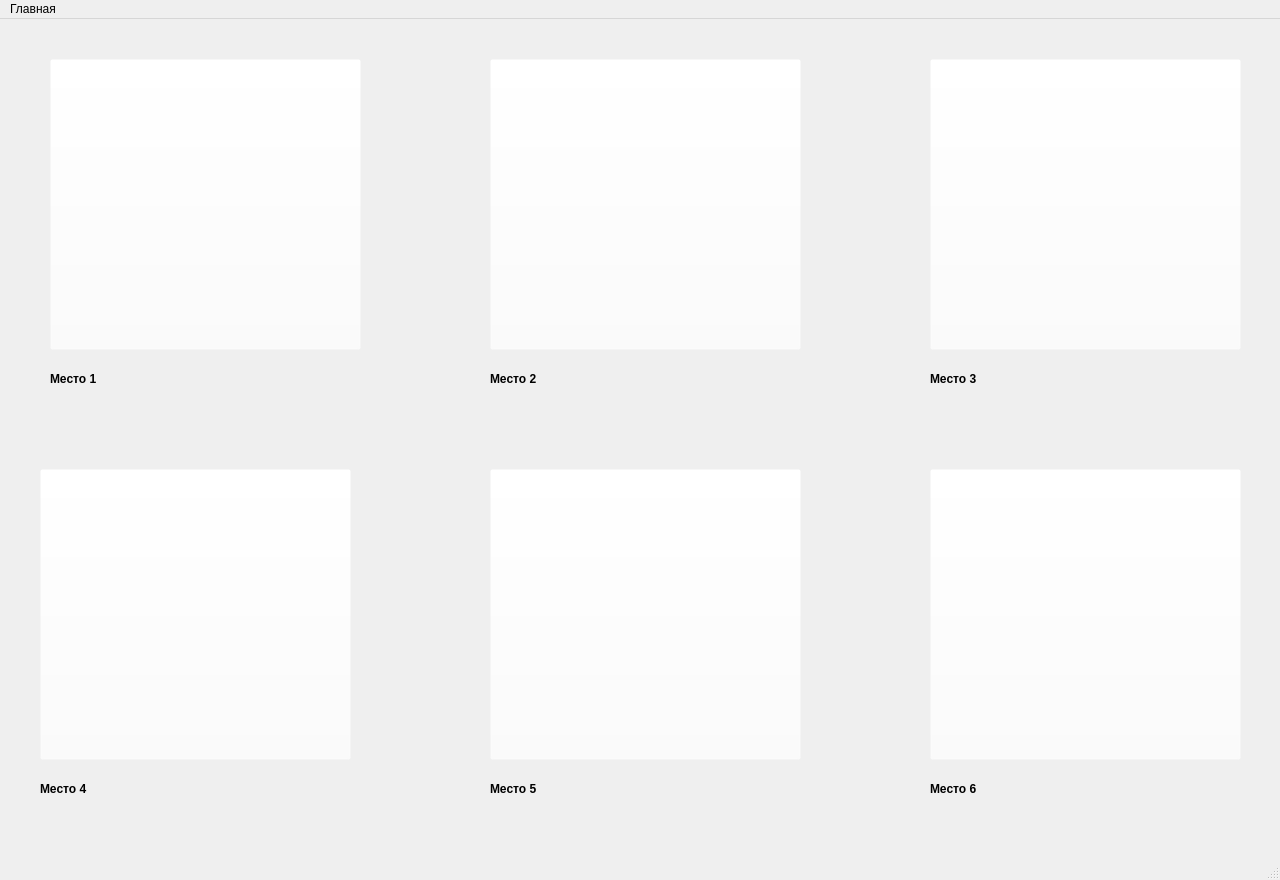
<?xml version="1.0" encoding="UTF-8"?>
<ui version="4.0">
 <class>MainWindow</class>
 <widget class="QMainWindow" name="MainWindow">
  <property name="geometry">
   <rect>
    <x>0</x>
    <y>0</y>
    <width>1280</width>
    <height>880</height>
   </rect>
  </property>
  <property name="windowTitle">
   <string>Club-Center</string>
  </property>
  <property name="windowIcon">
   <iconset>
    <normaloff>gaming.png</normaloff>gaming.png</iconset>
  </property>
  <property name="toolButtonStyle">
   <enum>Qt::ToolButtonFollowStyle</enum>
  </property>
  <widget class="QWidget" name="centralwidget">
   <widget class="QStackedWidget" name="stackedWidget">
    <property name="geometry">
     <rect>
      <x>0</x>
      <y>0</y>
      <width>1281</width>
      <height>861</height>
     </rect>
    </property>
    <property name="currentIndex">
     <number>0</number>
    </property>
    <widget class="QWidget" name="computers">
     <widget class="QPushButton" name="third_computer_button">
      <property name="geometry">
       <rect>
        <x>930</x>
        <y>40</y>
        <width>311</width>
        <height>291</height>
       </rect>
      </property>
      <property name="maximumSize">
       <size>
        <width>16777213</width>
        <height>16777215</height>
       </size>
      </property>
      <property name="styleSheet">
       <string notr="true">background-color: rgba(255, 255, 255, 0); font-weight: bold;</string>
      </property>
      <property name="text">
       <string notr="true"/>
      </property>
      <property name="icon">
       <iconset>
        <normaloff>gaming.png</normaloff>gaming.png</iconset>
      </property>
      <property name="iconSize">
       <size>
        <width>351</width>
        <height>291</height>
       </size>
      </property>
     </widget>
     <widget class="QLabel" name="third_computer_label">
      <property name="geometry">
       <rect>
        <x>930</x>
        <y>350</y>
        <width>161</width>
        <height>20</height>
       </rect>
      </property>
      <property name="styleSheet">
       <string notr="true">background-color: rgba(255, 255, 255, 0); font-weight: bold;</string>
      </property>
      <property name="text">
       <string>Место 3</string>
      </property>
     </widget>
     <widget class="QPushButton" name="fifth_computer_button">
      <property name="geometry">
       <rect>
        <x>490</x>
        <y>450</y>
        <width>311</width>
        <height>291</height>
       </rect>
      </property>
      <property name="maximumSize">
       <size>
        <width>16777213</width>
        <height>16777215</height>
       </size>
      </property>
      <property name="styleSheet">
       <string notr="true">background-color: rgba(255, 255, 255, 0); font-weight: bold;</string>
      </property>
      <property name="text">
       <string notr="true"/>
      </property>
      <property name="icon">
       <iconset>
        <normaloff>gaming.png</normaloff>gaming.png</iconset>
      </property>
      <property name="iconSize">
       <size>
        <width>351</width>
        <height>291</height>
       </size>
      </property>
     </widget>
     <widget class="QPushButton" name="first_computer_button">
      <property name="geometry">
       <rect>
        <x>50</x>
        <y>40</y>
        <width>311</width>
        <height>291</height>
       </rect>
      </property>
      <property name="maximumSize">
       <size>
        <width>16777213</width>
        <height>16777215</height>
       </size>
      </property>
      <property name="styleSheet">
       <string notr="true">background-color: rgba(255, 255, 255, 0); font-weight: bold;</string>
      </property>
      <property name="text">
       <string notr="true"/>
      </property>
      <property name="icon">
       <iconset>
        <normaloff>gaming.png</normaloff>gaming.png</iconset>
      </property>
      <property name="iconSize">
       <size>
        <width>351</width>
        <height>291</height>
       </size>
      </property>
     </widget>
     <widget class="QLabel" name="fifth_computer_label">
      <property name="geometry">
       <rect>
        <x>490</x>
        <y>760</y>
        <width>161</width>
        <height>20</height>
       </rect>
      </property>
      <property name="layoutDirection">
       <enum>Qt::LeftToRight</enum>
      </property>
      <property name="styleSheet">
       <string notr="true">background-color: rgba(255, 255, 255, 0); font-weight: bold;</string>
      </property>
      <property name="text">
       <string>Место 5</string>
      </property>
     </widget>
     <widget class="QPushButton" name="sixth_computer_button">
      <property name="geometry">
       <rect>
        <x>930</x>
        <y>450</y>
        <width>311</width>
        <height>291</height>
       </rect>
      </property>
      <property name="maximumSize">
       <size>
        <width>16777213</width>
        <height>16777215</height>
       </size>
      </property>
      <property name="styleSheet">
       <string notr="true">background-color: rgba(255, 255, 255, 0); font-weight: bold;</string>
      </property>
      <property name="text">
       <string notr="true"/>
      </property>
      <property name="icon">
       <iconset>
        <normaloff>gaming.png</normaloff>gaming.png</iconset>
      </property>
      <property name="iconSize">
       <size>
        <width>351</width>
        <height>291</height>
       </size>
      </property>
     </widget>
     <widget class="QPushButton" name="second_computer_button">
      <property name="geometry">
       <rect>
        <x>490</x>
        <y>40</y>
        <width>311</width>
        <height>291</height>
       </rect>
      </property>
      <property name="maximumSize">
       <size>
        <width>16777213</width>
        <height>16777215</height>
       </size>
      </property>
      <property name="styleSheet">
       <string notr="true">background-color: rgba(255, 255, 255, 0); font-weight: bold;</string>
      </property>
      <property name="text">
       <string notr="true"/>
      </property>
      <property name="icon">
       <iconset>
        <normaloff>gaming.png</normaloff>gaming.png</iconset>
      </property>
      <property name="iconSize">
       <size>
        <width>351</width>
        <height>291</height>
       </size>
      </property>
     </widget>
     <widget class="QPushButton" name="fourth_computer_button">
      <property name="geometry">
       <rect>
        <x>40</x>
        <y>450</y>
        <width>311</width>
        <height>291</height>
       </rect>
      </property>
      <property name="maximumSize">
       <size>
        <width>16777213</width>
        <height>16777215</height>
       </size>
      </property>
      <property name="styleSheet">
       <string notr="true">background-color: rgba(255, 255, 255, 0); font-weight: bold;</string>
      </property>
      <property name="text">
       <string notr="true"/>
      </property>
      <property name="icon">
       <iconset>
        <normaloff>gaming.png</normaloff>gaming.png</iconset>
      </property>
      <property name="iconSize">
       <size>
        <width>351</width>
        <height>291</height>
       </size>
      </property>
     </widget>
     <widget class="QLabel" name="second_computer_label">
      <property name="geometry">
       <rect>
        <x>490</x>
        <y>350</y>
        <width>161</width>
        <height>20</height>
       </rect>
      </property>
      <property name="styleSheet">
       <string notr="true">background-color: rgba(255, 255, 255, 0); font-weight: bold;</string>
      </property>
      <property name="text">
       <string>Место 2</string>
      </property>
     </widget>
     <widget class="QLabel" name="fourth_computer_label">
      <property name="geometry">
       <rect>
        <x>40</x>
        <y>760</y>
        <width>161</width>
        <height>20</height>
       </rect>
      </property>
      <property name="styleSheet">
       <string notr="true">background-color: rgba(255, 255, 255, 0); font-weight: bold;</string>
      </property>
      <property name="text">
       <string>Место 4</string>
      </property>
     </widget>
     <widget class="QLabel" name="first_computer_label">
      <property name="geometry">
       <rect>
        <x>50</x>
        <y>350</y>
        <width>161</width>
        <height>20</height>
       </rect>
      </property>
      <property name="styleSheet">
       <string notr="true">background-color: rgba(255, 255, 255, 0); font-weight: bold;</string>
      </property>
      <property name="text">
       <string>Место 1</string>
      </property>
     </widget>
     <widget class="QLabel" name="sixth_computer_label">
      <property name="geometry">
       <rect>
        <x>930</x>
        <y>760</y>
        <width>161</width>
        <height>20</height>
       </rect>
      </property>
      <property name="styleSheet">
       <string notr="true">background-color: rgba(255, 255, 255, 0); font-weight: bold;</string>
      </property>
      <property name="text">
       <string>Место 6</string>
      </property>
     </widget>
    </widget>
    <widget class="QWidget" name="settings">
     <widget class="QCalendarWidget" name="reservations_calendar">
      <property name="geometry">
       <rect>
        <x>780</x>
        <y>30</y>
        <width>481</width>
        <height>321</height>
       </rect>
      </property>
     </widget>
     <widget class="QListWidget" name="reservations_list">
      <property name="geometry">
       <rect>
        <x>780</x>
        <y>390</y>
        <width>481</width>
        <height>421</height>
       </rect>
      </property>
     </widget>
     <widget class="QPushButton" name="remove_five_minutes_button">
      <property name="geometry">
       <rect>
        <x>530</x>
        <y>100</y>
        <width>211</width>
        <height>191</height>
       </rect>
      </property>
      <property name="styleSheet">
       <string notr="true">background-color: rgba(255, 255, 255, 125); font-weight: bold;</string>
      </property>
      <property name="text">
       <string>Забрать 5 минут</string>
      </property>
     </widget>
     <widget class="QPushButton" name="start_session_button">
      <property name="geometry">
       <rect>
        <x>30</x>
        <y>100</y>
        <width>211</width>
        <height>191</height>
       </rect>
      </property>
      <property name="styleSheet">
       <string notr="true">background-color: rgba(255, 255, 255, 125); font-weight: bold;</string>
      </property>
      <property name="text">
       <string>Начать сеанс</string>
      </property>
     </widget>
     <widget class="QPushButton" name="add_five_minutes_button">
      <property name="geometry">
       <rect>
        <x>280</x>
        <y>100</y>
        <width>211</width>
        <height>191</height>
       </rect>
      </property>
      <property name="styleSheet">
       <string notr="true">background-color: rgba(255, 255, 255, 125); font-weight: bold;</string>
      </property>
      <property name="text">
       <string>Добавить 5 минут</string>
      </property>
     </widget>
     <widget class="QPushButton" name="remove_one_warning_button">
      <property name="geometry">
       <rect>
        <x>530</x>
        <y>330</y>
        <width>211</width>
        <height>191</height>
       </rect>
      </property>
      <property name="styleSheet">
       <string notr="true">background-color: rgba(255, 255, 255, 125); font-weight: bold;</string>
      </property>
      <property name="text">
       <string>Убрать 1 предупреждение</string>
      </property>
     </widget>
     <widget class="QPushButton" name="send_warning_button">
      <property name="geometry">
       <rect>
        <x>280</x>
        <y>330</y>
        <width>211</width>
        <height>191</height>
       </rect>
      </property>
      <property name="styleSheet">
       <string notr="true">background-color: rgba(255, 255, 255, 125); font-weight: bold;</string>
      </property>
      <property name="text">
       <string>Выслать предупреждение</string>
      </property>
     </widget>
     <widget class="QPushButton" name="block_session_button">
      <property name="geometry">
       <rect>
        <x>30</x>
        <y>330</y>
        <width>211</width>
        <height>191</height>
       </rect>
      </property>
      <property name="styleSheet">
       <string notr="true">background-color: rgba(255, 255, 255, 125); font-weight: bold;</string>
      </property>
      <property name="text">
       <string>Заблокировать сеанс</string>
      </property>
     </widget>
     <widget class="QPushButton" name="remove_reservation_button">
      <property name="geometry">
       <rect>
        <x>530</x>
        <y>560</y>
        <width>211</width>
        <height>191</height>
       </rect>
      </property>
      <property name="styleSheet">
       <string notr="true">background-color: rgba(255, 255, 255, 125); font-weight: bold;</string>
      </property>
      <property name="text">
       <string>Убрать выбранную бронь</string>
      </property>
     </widget>
     <widget class="QPushButton" name="add_reservation_button">
      <property name="geometry">
       <rect>
        <x>280</x>
        <y>560</y>
        <width>211</width>
        <height>191</height>
       </rect>
      </property>
      <property name="styleSheet">
       <string notr="true">background-color: rgba(255, 255, 255, 125); font-weight: bold;</string>
      </property>
      <property name="text">
       <string>Добавить бронь</string>
      </property>
     </widget>
     <widget class="QPushButton" name="back_button">
      <property name="geometry">
       <rect>
        <x>30</x>
        <y>560</y>
        <width>211</width>
        <height>191</height>
       </rect>
      </property>
      <property name="styleSheet">
       <string notr="true">background-color: rgba(255, 255, 255, 125); font-weight: bold;</string>
      </property>
      <property name="text">
       <string>Назад</string>
      </property>
     </widget>
    </widget>
   </widget>
  </widget>
  <widget class="QMenuBar" name="menubar">
   <property name="geometry">
    <rect>
     <x>0</x>
     <y>0</y>
     <width>1280</width>
     <height>21</height>
    </rect>
   </property>
   <widget class="QMenu" name="main_menu">
    <property name="title">
     <string>Главная</string>
    </property>
    <widget class="QMenu" name="themes">
     <property name="title">
      <string>Тема</string>
     </property>
     <addaction name="white_theme_button"/>
     <addaction name="black_theme_button"/>
    </widget>
    <addaction name="themes"/>
   </widget>
   <addaction name="main_menu"/>
  </widget>
  <widget class="QStatusBar" name="statusbar"/>
  <action name="action_2">
   <property name="text">
    <string>Темная</string>
   </property>
  </action>
  <action name="white_theme_button">
   <property name="text">
    <string>Светлая</string>
   </property>
  </action>
  <action name="black_theme_button">
   <property name="text">
    <string>Тёмная</string>
   </property>
  </action>
 </widget>
 <resources/>
 <connections/>
</ui>
